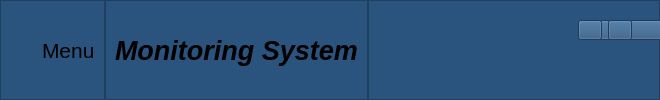
     <widget class="QFrame" name="header">
      <property name="styleSheet">
       <string notr="true">background-color: rgb(42, 83, 125);</string>
      </property>
      <property name="frameShape">
       <enum>QFrame::NoFrame</enum>
      </property>
      <property name="frameShadow">
       <enum>QFrame::Raised</enum>
      </property>
      <layout class="QHBoxLayout" name="horizontalLayout">
       <property name="spacing">
        <number>0</number>
       </property>
       <property name="leftMargin">
        <number>0</number>
       </property>
       <property name="topMargin">
        <number>0</number>
       </property>
       <property name="rightMargin">
        <number>0</number>
       </property>
       <property name="bottomMargin">
        <number>0</number>
       </property>
       <item alignment="Qt::AlignLeft">
        <widget class="QFrame" name="header_left">
         <property name="frameShape">
          <enum>QFrame::StyledPanel</enum>
         </property>
         <property name="frameShadow">
          <enum>QFrame::Raised</enum>
         </property>
         <layout class="QHBoxLayout" name="horizontalLayout_4">
          <item>
           <widget class="QSplitter" name="splitter">
            <property name="orientation">
             <enum>Qt::Horizontal</enum>
            </property>
            <property name="handleWidth">
             <number>0</number>
            </property>
            <widget class="QPushButton" name="pushButton">
             <property name="layoutDirection">
              <enum>Qt::LeftToRight</enum>
             </property>
             <property name="styleSheet">
              <string notr="true">*{
	border:none;
}</string>
             </property>
             <property name="text">
              <string/>
             </property>
             <property name="icon">
              <iconset resource="icons/icon.qrc">
               <normaloff>:/icons/menu.png</normaloff>:/icons/menu.png</iconset>
             </property>
             <property name="iconSize">
              <size>
               <width>32</width>
               <height>64</height>
              </size>
             </property>
            </widget>
            <widget class="QLabel" name="label">
             <property name="font">
              <font>
               <family>Arial</family>
               <pointsize>16</pointsize>
              </font>
             </property>
             <property name="text">
              <string>Menu</string>
             </property>
            </widget>
           </widget>
          </item>
         </layout>
        </widget>
       </item>
       <item>
        <widget class="QFrame" name="header_middle">
         <property name="frameShape">
          <enum>QFrame::StyledPanel</enum>
         </property>
         <property name="frameShadow">
          <enum>QFrame::Raised</enum>
         </property>
         <layout class="QHBoxLayout" name="horizontalLayout_3">
          <item>
           <widget class="QLabel" name="label_2">
            <property name="font">
             <font>
              <family>Arial</family>
              <pointsize>20</pointsize>
              <weight>75</weight>
              <italic>true</italic>
              <bold>true</bold>
             </font>
            </property>
            <property name="text">
             <string>Monitoring System</string>
            </property>
           </widget>
          </item>
         </layout>
        </widget>
       </item>
       <item>
        <widget class="QFrame" name="header_right">
         <property name="minimumSize">
          <size>
           <width>292</width>
           <height>0</height>
          </size>
         </property>
         <property name="maximumSize">
          <size>
           <width>304</width>
           <height>16777215</height>
          </size>
         </property>
         <property name="layoutDirection">
          <enum>Qt::LeftToRight</enum>
         </property>
         <property name="styleSheet">
          <string notr="true"/>
         </property>
         <property name="frameShape">
          <enum>QFrame::StyledPanel</enum>
         </property>
         <property name="frameShadow">
          <enum>QFrame::Raised</enum>
         </property>
         <widget class="QPushButton" name="close_window">
          <property name="geometry">
           <rect>
            <x>230</x>
            <y>20</y>
            <width>101</width>
            <height>20</height>
           </rect>
          </property>
          <property name="minimumSize">
           <size>
            <width>101</width>
            <height>0</height>
           </size>
          </property>
          <property name="text">
           <string/>
          </property>
          <property name="icon">
           <iconset resource="icons/icon.qrc">
            <normaloff>:/icons/close.png</normaloff>:/icons/close.png</iconset>
          </property>
         </widget>
         <widget class="QPushButton" name="minimize_window">
          <property name="geometry">
           <rect>
            <x>210</x>
            <y>20</y>
            <width>24</width>
            <height>20</height>
           </rect>
          </property>
          <property name="text">
           <string/>
          </property>
          <property name="icon">
           <iconset resource="icons/icon.qrc">
            <normaloff>:/icons/minimize.png</normaloff>:/icons/minimize.png</iconset>
          </property>
         </widget>
         <widget class="QPushButton" name="maxiumize_window">
          <property name="geometry">
           <rect>
            <x>240</x>
            <y>20</y>
            <width>24</width>
            <height>20</height>
           </rect>
          </property>
          <property name="text">
           <string/>
          </property>
          <property name="icon">
           <iconset resource="icons/icon.qrc">
            <normaloff>:/icons/application-windows.png</normaloff>:/icons/application-windows.png</iconset>
          </property>
         </widget>
        </widget>
       </item>
      </layout>
     </widget>
